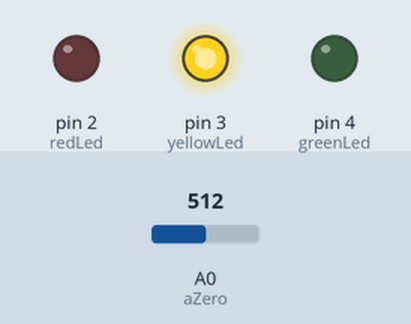
Bench run of a sketch on a simulated Arduino Uno, built with avr-gcc and run on an emulated ATmega328P. Parts: output pins drawn as LEDs (lit = HIGH). Inputs (shaded band) come from the test bench; at power-on: A0 (aZero) = 512.

Above: at 3.2 s.
3.3 s: A0 (aZero) set to 662
8.9 s: A0 (aZero) set to 693
At 13.1 s:
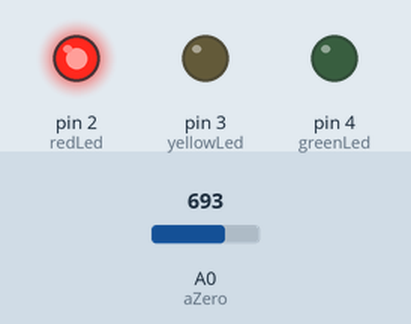
14.5 s: A0 (aZero) set to 306
At 18.2 s:
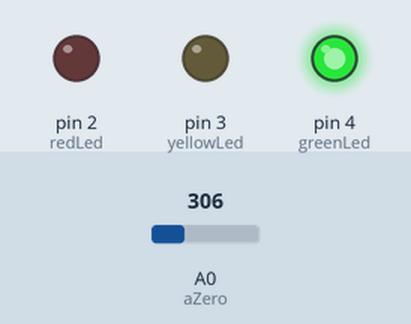
20.1 s: A0 (aZero) set to 332
25.7 s: A0 (aZero) set to 357
At 28.2 s:
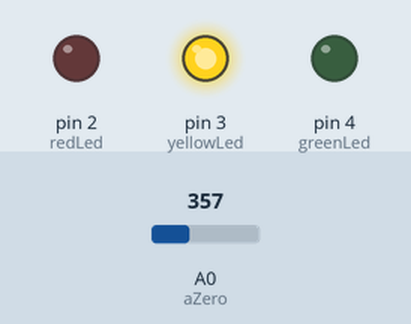
31.3 s: A0 (aZero) set to 122
At 33.2 s:
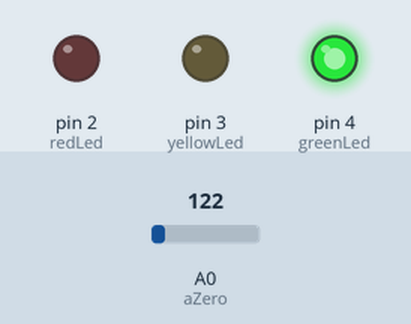
Timing chart, 0 to 34.7 s (numbered marks = the images above; inputs shaded):
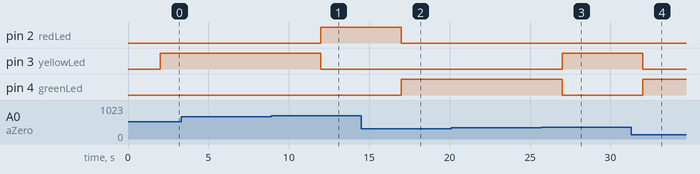

Measured:
- the behaviour switches between 675 and 676 on A0 (aZero) (found by bisection; images 0 and 1)
- the behaviour switches between 347 and 348 on A0 (aZero) (found by bisection; images 2 and 3)
- after the input at 3.3 s, every drawn part: stays the same
- after the input at 8.9 s, pin 2 (redLed): LOW → HIGH after 3.1 s; pin 3 (yellowLed): HIGH → LOW after 3.1 s
- after the input at 14.5 s, pin 2 (redLed): HIGH → LOW after 2.5 s; pin 4 (greenLed): LOW → HIGH after 2.5 s
- after the input at 20.1 s, every drawn part: stays the same
- after the input at 25.7 s, pin 3 (yellowLed): LOW → HIGH after 1.3 s; pin 4 (greenLed): HIGH → LOW after 1.3 s
- after the input at 31.3 s, pin 3 (yellowLed): HIGH → LOW after 0.70 s; pin 4 (greenLed): LOW → HIGH after 0.70 s

The sketch:

sketch_moisture_sensor.ino
```cpp
const int redLed = 2;
const int yellowLed = 3;
const int greenLed = 4;
const int aZero = A0;
int sensorValue;
String currentColor = "";

void setup() {
//    Serial.begin(9600);
//    Serial.println("Reading from sensor....");
    pinMode(redLed, OUTPUT);
    pinMode(yellowLed, OUTPUT);
    pinMode(greenLed, OUTPUT);

    delay(2000);

}

void loop() {
    // Read the value from moisture sensor using analog pin
    sensorValue = analogRead(aZero);
//    Serial.print("Initial Sensor value ");
//    Serial.println(sensorValue);

    // Map the moisture sensors values to precentages
    // 1023 is the value in dry soil
    sensorValue = map(sensorValue, 1023, 0, 0, 100);
//    Serial.print("Mapped value ");
//    Serial.println(sensorValue);

    if (sensorValue <= 33) {
      // Water is needed turn on red light
//      Serial.println("RED");
      changeLight("RED");
    } else if (sensorValue > 33 && sensorValue < 66) {
      // Water is in the mid range turn on yellow light
//      Serial.println("YELLOW");
      changeLight("YELLOW");
    } else {
      // Water is good turn on green light
//      Serial.println("GREEN");
      changeLight("GREEN");
    }
    delay(5000);

}

void changeLight(String color) {
  if (color.equals(currentColor)) {
    return;
  }

  if (color.equals("GREEN")) {
    digitalWrite(redLed, LOW);
    digitalWrite(yellowLed, LOW);
    digitalWrite(greenLed, HIGH);

  } else if (color.equals("RED")) {
    digitalWrite(yellowLed, LOW);
    digitalWrite(greenLed, LOW);
    digitalWrite(redLed, HIGH);
  } else if (color.equals("YELLOW")) {
    digitalWrite(redLed, LOW);
    digitalWrite(greenLed, LOW);
    digitalWrite(yellowLed, HIGH);
  }

  currentColor = color;
}
```
